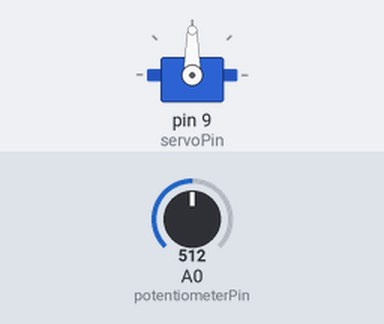
Simulated run of this sketch. Board: Arduino Uno, built with avr-gcc and run on an emulated ATmega328P. On the bench: servo. Inputs (shaded band) come from the test bench; at power-on: A0 (potentiometerPin) = 512.

Above: at 1.2 s.
1.3 s: A0 (potentiometerPin) set to 716
At 1.6 s:
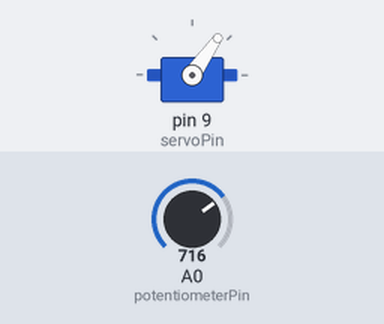
2.8 s: A0 (potentiometerPin) set to 900
At 4.0 s:
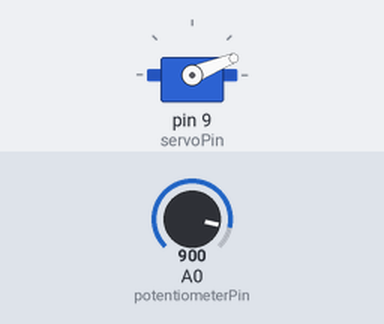
4.3 s: A0 (potentiometerPin) set to 1023
At 5.1 s:
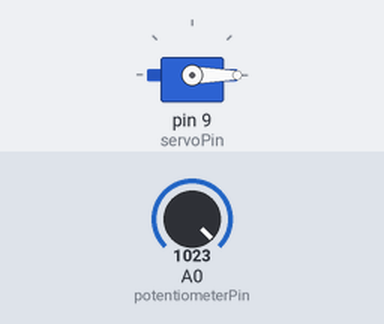
5.8 s: A0 (potentiometerPin) set to 306
At 6.3 s:
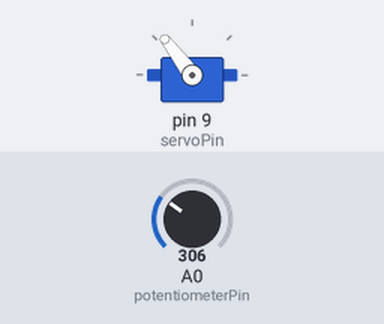
7.3 s: A0 (potentiometerPin) set to 122
At 8.6 s:
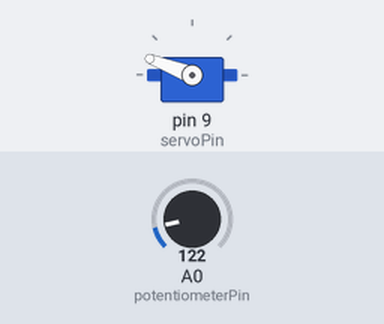
Timing chart, 0 to 9.8 s (numbered marks = the images above; inputs shaded):
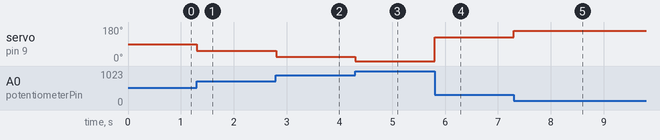

Measured:
- after the input at 1.3 s, servo on pin 9 (servoPin): 90° → 55° at once
- after the input at 2.8 s, servo on pin 9 (servoPin): 55° → 22° at once
- after the input at 4.3 s, servo on pin 9 (servoPin): 22° → 0° at once
- after the input at 5.8 s, servo on pin 9 (servoPin): 0° → 127° at once
- after the input at 7.3 s, servo on pin 9 (servoPin): 127° → 159° at once

The sketch:

esc.ino
```cpp
#include <Servo.h>

byte servoPin = 9; // signal pin for the ESC.
byte potentiometerPin = A0; // analog input pin for the potentiometer.
Servo servo;

void setup() {
servo.attach(servoPin);
//servo.writeMicroseconds(1500); // send "stop" signal to ESC. Also necessary to arm the ESC.

//delay(7000); // delay to allow the ESC to recognize the stopped signal.
}

void loop() {

int potVal = analogRead(potentiometerPin); // read input from potentiometer.

int pwmVal = map(potVal,0, 1023, 180, 0); // maps potentiometer values to PWM value.


servo.write(pwmVal);
  // Send signal to ESC.
}
```
